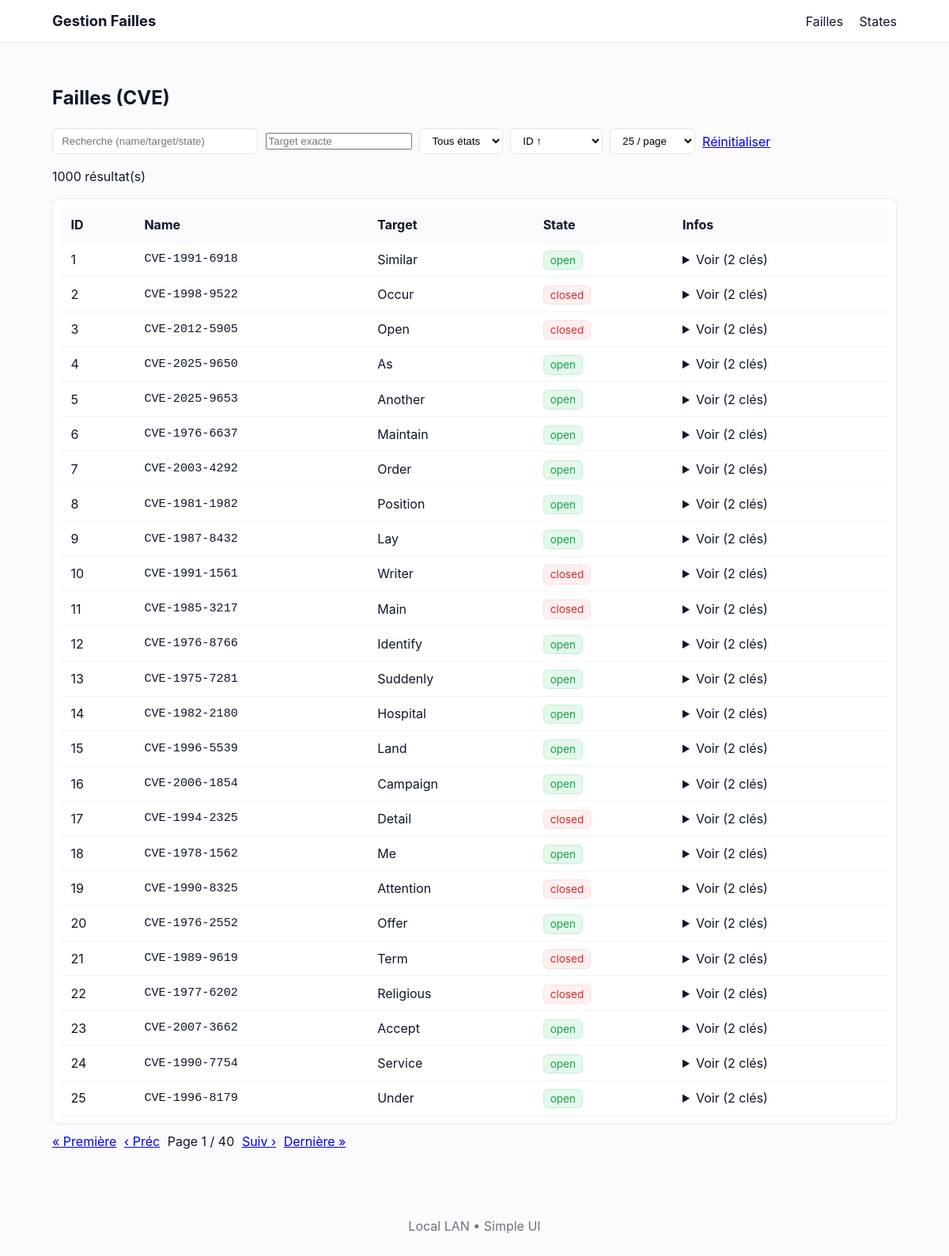
Page /failles on the earlier database version.
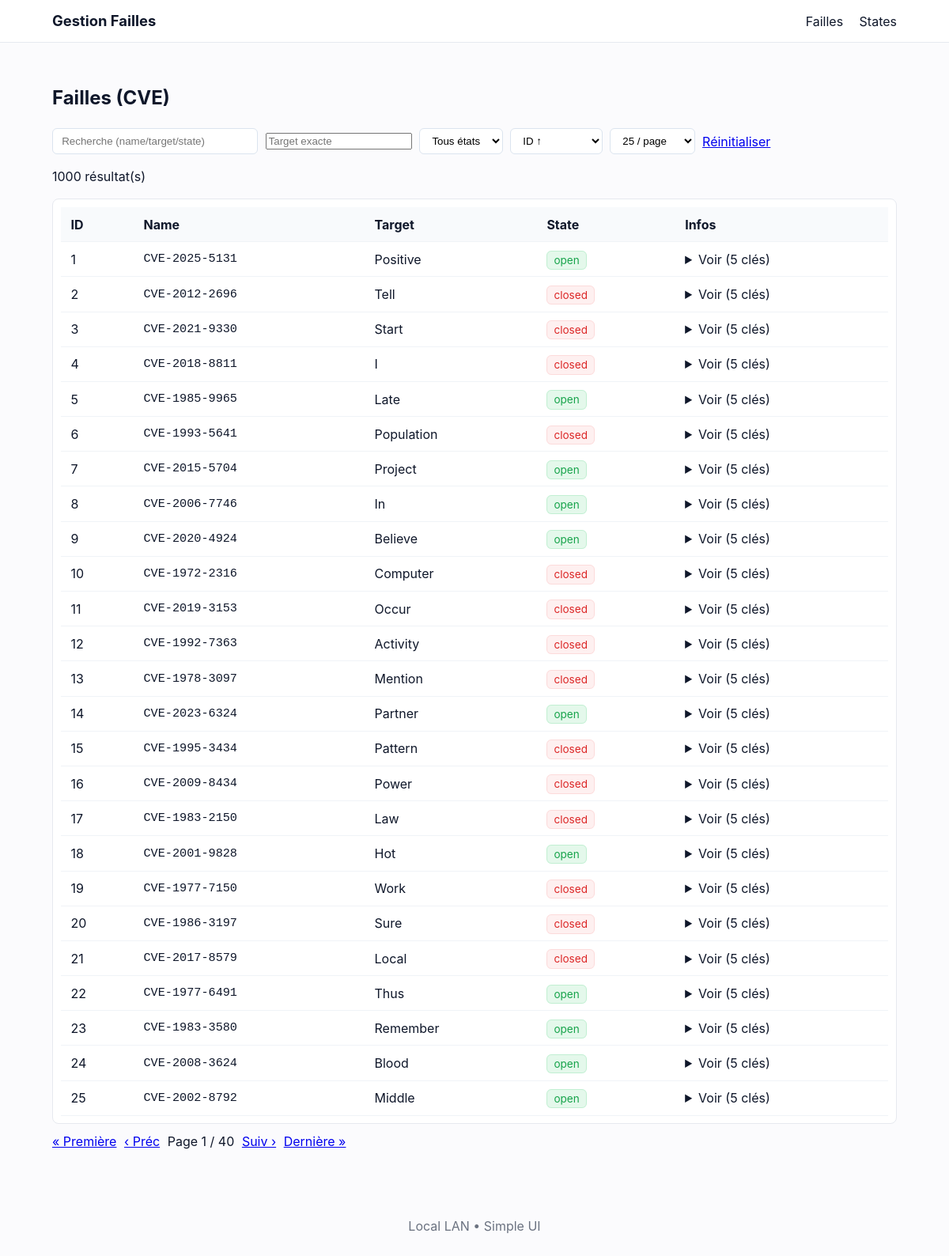
Same page on the later database version.
### tables this page shows
CREATE TABLE cve (
        id      INTEGER PRIMARY KEY AUTOINCREMENT,
        name    TEXT NOT NULL,
        target  TEXT NOT NULL,
        state   TEXT NOT NULL,
        infos   TEXT NOT NULL
    );

### main.py (the view)
@app.get("/failles", response_class=HTMLResponse)
def failles_page(
    request: Request,
    q: Optional[str] = Query(default=None),
    target: Optional[str] = Query(default=None),
    state: Optional[str] = Query(default=None),
    sort: str = Query(default="id_asc"),
    page: int = Query(default=1, ge=1),
    size: int = Query(default=25, ge=1, le=200),
):
    if q is not None:
        q = q.strip() or None
    if target is not None:
        target = target.strip() or None
    if state is not None:
        state = state.strip() or None
    total = count_cves(q=q, target=target, state=state)
    rows = list_cves_paged(
        q=q,
        target=target,
        state=state,
        sort=sort,
        page=page,
        page_size=size,
    )
    total_pages = max(1, (total + size - 1) // size)
    context = {
        "request": request,
        "rows": rows,
        "total": total,
        "page": page,
        "size": size,
        "total_pages": total_pages,
        "q": q or "",
        "target": target or "",
        "state": state or "",
        "sort": sort,
    }
    return templates.TemplateResponse("failles.html", context)

### Web_app/templates/failles.html (shortened to what this page needs)
{% extends "base.html" %}
{% block content %}
<h2>Failles (CVE)</h2>
<form method="get" id="filtersForm" class="controls">
  <input type="search"
        name="q"
        placeholder="Recherche (name/target/state)"
        value="{{ q }}"
        onkeydown="if(event.key === 'Enter'){ resetAndSend(); }">
  <input type="text" name="target" placeholder="Target exacte"
         value="{{ target }}"
         onkeydown="if(event.key === 'Enter'){ resetAndSend(); }">
  <select name="state" onchange="autoSubmitNow()">
    <option value="" {{ ''==state and 'selected' or '' }}>Tous états</option>
  </select>
  <select name="sort" onchange="autoSubmitNow()">
    <option value="id_asc"   {{ sort=='id_asc' and 'selected' or '' }}>ID ↑</option>
  </select>
  <select name="size" onchange="autoSubmitNow()">
    {% for s in [10,25,50,100] %}
      <option value="{{s}}" {{ s==size and 'selected' or '' }}>{{s}} / page</option>
    {% endfor %}
  </select>
  <a class="btn" href="{{ request.url_for('failles_page') }}">Réinitialiser</a>
</form>
<p class="muted">{{ total }} résultat(s)</p>
<div class="table-wrap">
  <table class="table">
    <thead>
      <tr>
        <th>ID</th><th>Name</th><th>Target</th><th>State</th><th>Infos</th>
      </tr>
    </thead>
    <tbody>
      {% if rows %}
        {% for r in rows %}
        <tr>
          <td>{{ r.id }}</td>
          <td class="mono">{{ r.name }}</td>
          <td>{{ r.target }}</td>
          <td><span class="state {{ r.state }}">{{ r.state }}</span></td>
          <td>
            <details>
              <summary>Voir ({{ r.infos|length }} clés)</summary>
            </details>
          </td>
        </tr>
        {% endfor %}
      {% else %}
        <tr><td colspan="5">Aucun résultat</td></tr>
      {% endif %}
    </tbody>
  </table>
</div>
{% macro qlink(p) -%}
  {{ request.url_for('failles_page')
     ~ '?q=' ~ q
     ~ '&target=' ~ target
     ~ '&state=' ~ state
     ~ '&sort=' ~ sort
     ~ '&size=' ~ size
     ~ '&page=' ~ p
  }}
{%- endmacro %}
<div class="pagination">
  {% set prev = page - 1 if page > 1 else 1 %}
  {% set next = page + 1 if page < total_pages else total_pages %}
  <a class="btn" href="{{ qlink(1) }}">« Première</a>
  <a class="btn" href="{{ qlink(prev) }}">‹ Préc</a>
  <span>Page {{ page }} / {{ total_pages }}</span>
  <a class="btn" href="{{ qlink(next) }}">Suiv ›</a>
  <a class="btn" href="{{ qlink(total_pages) }}">Dernière »</a>
</div>
{% endblock %}

### Web_app/templates/base.html (shortened to what this page needs)
<!doctype html>
<html lang="fr">
<head>
  <link rel="stylesheet" href="{{ request.url_for('static', path='css/style.css') }}">
</head>
<body>
  <header class="site-header">
    <div class="container">
      <h1><a href="{{ request.url_for('home') }}">Gestion Failles</a></h1>
      <nav>
        <a href="{{ request.url_for('failles_page') }}">Failles</a>
        <a href="{{ request.url_for('states_page') }}">States</a>
      </nav>
    </div>
  </header>
  <main class="container">
    <section class="content">
      {% block content %}{% endblock %}
    </section>
  </main>
  <footer class="site-footer">
    <div class="container">Local LAN • Simple UI</div>
  </footer>
</body>
</html>

### Web_app/static/css/style.css (style rules this page uses)
:root { --bg: #fbfbfd; --card: #ffffff; --muted: #6b7280; --accent: #2b6cb0; --success: #16a34a; --danger: #dc2626; --container: 1100px; }
* { box-sizing: border-box }
body { font-family: Inter, ui-sans-serif, system-ui, -apple-system, "Segoe UI", Roboto, "Helvetica Neue", Arial; background: var(--bg); color: #0f172a; margin: 0; line-height: 1.5 }
.container { max-width: var(--container); margin: 0 auto; padding: 1rem }
.site-header { background: var(--card); border-bottom: 1px solid #e6e9ef }
.site-header .container { display: flex; align-items: center; justify-content: space-between; gap: 1rem; padding: .8rem 1rem }
.site-header h1 { font-size: 1.15rem; margin: 0 }
.site-header a { color: inherit; text-decoration: none }
nav a { margin-left: 1rem; color: var(--muted); text-decoration: none }
.content { padding: 1rem 0 }
.table-wrap { overflow: auto; background: var(--card); border: 1px solid #e6e9ef; border-radius: 8px; padding: .6rem }
.table { width: 100%; border-collapse: collapse }
.table th, .table td { padding: .6rem .8rem; text-align: left; border-bottom: 1px solid #f0f3f7 }
.table th { background: #f8fafc; position: sticky; top: 0 }
.controls { display: flex; gap: .6rem; flex-wrap: wrap; align-items: center; margin-bottom: .8rem }
.controls input[type="search"] { padding: .5rem .7rem; min-width: 260px; border-radius: 6px; border: 1px solid #dbe4ef }
.controls select, .controls button { padding: .45rem .7rem; border-radius: 6px; border: 1px solid #dbe4ef; background: white }
.state { padding: .2rem .5rem; border-radius: 6px; font-size: .85rem }
.state.open { background: rgba(34, 197, 94, 0.12); color: var(--success); border: 1px solid rgba(34, 197, 94, 0.18) }
.state.closed { background: rgba(239, 68, 68, 0.08); color: var(--danger); border: 1px solid rgba(239, 68, 68, 0.12) }
.mono { font-family: monospace; font-size: .95rem }
.pagination { display: flex; gap: .6rem; align-items: center; margin-top: .6rem }
footer.site-footer { padding: 1rem 0; color: var(--muted); text-align: center; margin-top: 1.2rem }

Differences in the rows shown:
changed cve id 1: name "CVE-1991-6918" → "CVE-2025-5131"; target "Similar" → "Positive"; infos|length "2" → "5"
changed cve id 2: name "CVE-1998-9522" → "CVE-2012-2696"; target "Occur" → "Tell"; infos|length "2" → "5"
changed cve id 3: name "CVE-2012-5905" → "CVE-2021-9330"; target "Open" → "Start"; infos|length "2" → "5"
changed cve id 4: name "CVE-2025-9650" → "CVE-2018-8811"; target "As" → "I"; state "open" → "closed"; infos|length "2" → "5"
changed cve id 5: name "CVE-2025-9653" → "CVE-1985-9965"; target "Another" → "Late"; infos|length "2" → "5"
changed cve id 6: name "CVE-1976-6637" → "CVE-1993-5641"; target "Maintain" → "Population"; state "open" → "closed"; infos|length "2" → "5"
changed cve id 7: name "CVE-2003-4292" → "CVE-2015-5704"; target "Order" → "Project"; infos|length "2" → "5"
changed cve id 8: name "CVE-1981-1982" → "CVE-2006-7746"; target "Position" → "In"; infos|length "2" → "5"
changed cve id 9: name "CVE-1987-8432" → "CVE-2020-4924"; target "Lay" → "Believe"; infos|length "2" → "5"
changed cve id 10: name "CVE-1991-1561" → "CVE-1972-2316"; target "Writer" → "Computer"; infos|length "2" → "5"
changed cve id 11: name "CVE-1985-3217" → "CVE-2019-3153"; target "Main" → "Occur"; infos|length "2" → "5"
changed cve id 12: name "CVE-1976-8766" → "CVE-1992-7363"; target "Identify" → "Activity"; state "open" → "closed"; infos|length "2" → "5"
changed cve id 13: name "CVE-1975-7281" → "CVE-1978-3097"; target "Suddenly" → "Mention"; state "open" → "closed"; infos|length "2" → "5"
changed cve id 14: name "CVE-1982-2180" → "CVE-2023-6324"; target "Hospital" → "Partner"; infos|length "2" → "5"
changed cve id 15: name "CVE-1996-5539" → "CVE-1995-3434"; target "Land" → "Pattern"; state "open" → "closed"; infos|length "2" → "5"
changed cve id 16: name "CVE-2006-1854" → "CVE-2009-8434"; target "Campaign" → "Power"; state "open" → "closed"; infos|length "2" → "5"
changed cve id 17: name "CVE-1994-2325" → "CVE-1983-2150"; target "Detail" → "Law"; infos|length "2" → "5"
changed cve id 18: name "CVE-1978-1562" → "CVE-2001-9828"; target "Me" → "Hot"; infos|length "2" → "5"
changed cve id 19: name "CVE-1990-8325" → "CVE-1977-7150"; target "Attention" → "Work"; infos|length "2" → "5"
changed cve id 20: name "CVE-1976-2552" → "CVE-1986-3197"; target "Offer" → "Sure"; state "open" → "closed"; infos|length "2" → "5"
changed cve id 21: name "CVE-1989-9619" → "CVE-2017-8579"; target "Term" → "Local"; infos|length "2" → "5"
changed cve id 22: name "CVE-1977-6202" → "CVE-1977-6491"; target "Religious" → "Thus"; state "closed" → "open"; infos|length "2" → "5"
changed cve id 23: name "CVE-2007-3662" → "CVE-1983-3580"; target "Accept" → "Remember"; infos|length "2" → "5"
changed cve id 24: name "CVE-1990-7754" → "CVE-2008-3624"; target "Service" → "Blood"; infos|length "2" → "5"
changed cve id 25: name "CVE-1996-8179" → "CVE-2002-8792"; target "Under" → "Middle"; infos|length "2" → "5"
